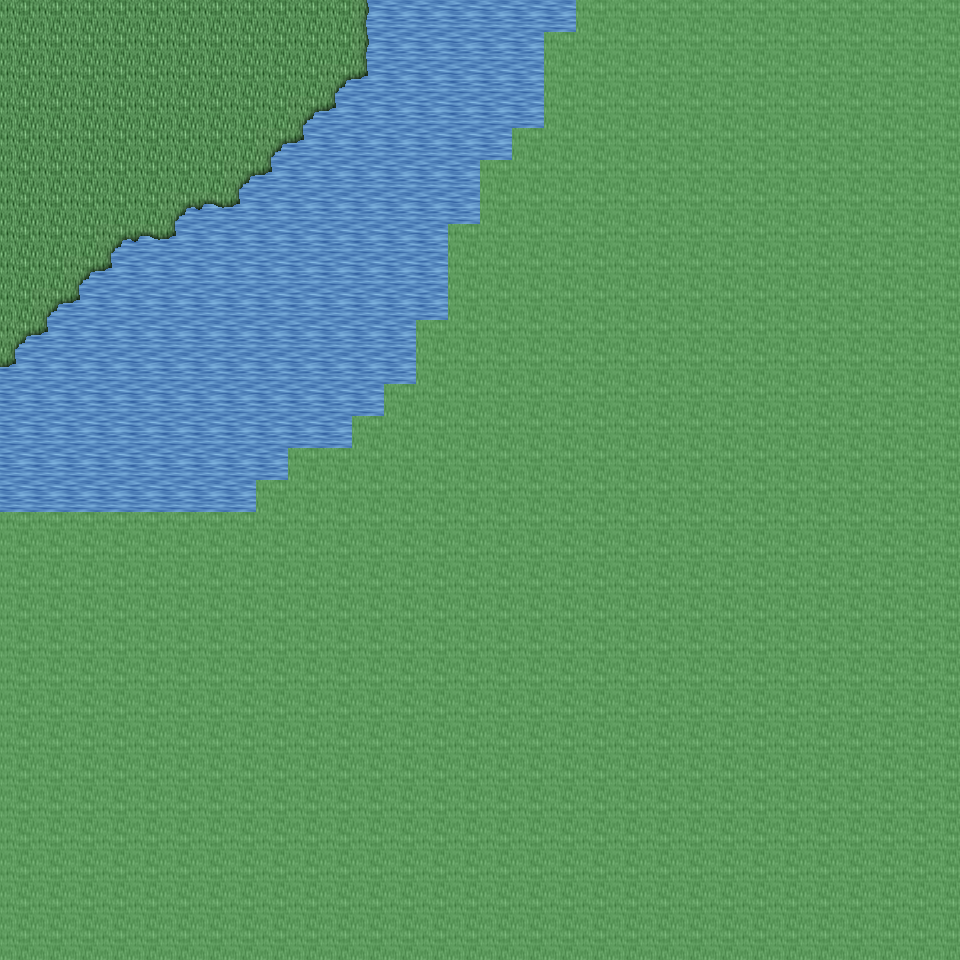

A 2D game scene composited from a Tiled map and its tileset images. What follows is a short description and the map's XML, with each tile layer's data collapsed to a summary:
An orthogonal 30x30 tile map with 32x32 px tiles, 6 tile layers (Ground, Object, Object2, Above, ...), 10 tilesets and 1 object (mapExit).

<map version="1.0" orientation="orthogonal" renderorder="right-down" width="30" height="30" tilewidth="32" tileheight="32" nextobjectid="2">
  <tileset firstgid="1" name="tileset_ground_ground" tilewidth="32" tileheight="32" tilecount="33" columns="3">
    <image source="../drawable/tileset_ground_ground.png" width="96" height="352" />
  </tileset>
  <tileset firstgid="34" name="tileset_ground_grass_edges" tilewidth="32" tileheight="32" tilecount="36" columns="12">
    <image source="../drawable/tileset_ground_grass_edges.png" width="384" height="96" />
  </tileset>
  <tileset firstgid="70" name="tileset_ground_water_pool" tilewidth="32" tileheight="32" tilecount="72" columns="3">
    <image source="../drawable/tileset_ground_water_pool.png" width="96" height="768" />
  </tileset>
  <tileset firstgid="142" name="tileset_ground_grass_corners" tilewidth="32" tileheight="32" tilecount="24" columns="6">
    <image source="../drawable/tileset_ground_grass_corners.png" width="192" height="128" />
  </tileset>
  <tileset firstgid="166" name="tileset_plant_grasses" tilewidth="32" tileheight="32" tilecount="6" columns="3">
    <image source="../drawable/tileset_plant_grasses.png" width="96" height="64" />
  </tileset>
  <tileset firstgid="172" name="tileset_plant_flower_daisy_red" tilewidth="32" tileheight="32" tilecount="8" columns="2">
    <image source="../drawable/tileset_plant_flower_daisy_red.png" width="64" height="128" />
  </tileset>
  <tileset firstgid="180" name="tileset_plant_flower_daisy_blue" tilewidth="32" tileheight="32" tilecount="8" columns="2">
    <image source="../drawable/tileset_plant_flower_daisy_blue.png" width="64" height="128" />
  </tileset>
  <tileset firstgid="188" name="tileset_item_corpse_huge_animal" tilewidth="32" tileheight="32" tilecount="16" columns="2">
    <image source="../drawable/tileset_item_corpse_huge_animal.png" width="64" height="256" />
  </tileset>
  <tileset firstgid="204" name="tileset_logic_collision" tilewidth="32" tileheight="32" tilecount="1" columns="1">
    <image source="../drawable/tileset_logic_collision.png" width="32" height="32" />
  </tileset>
  <tileset firstgid="205" name="tileset_ground_water_pool_deep" tilewidth="32" tileheight="32" tilecount="72" columns="3">
    <image source="../drawable/tileset_ground_water_pool_deep.png" width="96" height="768" />
  </tileset>
  <layer name="Ground" width="30" height="30">
    <data>[900 cells, 900 non-empty, 7 distinct tile ids]</data>
  </layer>
  <layer name="Object" width="30" height="30">
    <data>[900 cells, 47 non-empty, 7 distinct tile ids]</data>
  </layer>
  <layer name="Object2" width="30" height="30">
    <data>[900 cells, 0 non-empty, 0 distinct tile ids]</data>
  </layer>
  <layer name="Above" width="30" height="30">
    <data>[900 cells, 0 non-empty, 0 distinct tile ids]</data>
  </layer>
  <layer name="Above2" width="30" height="30">
    <data>[900 cells, 0 non-empty, 0 distinct tile ids]</data>
  </layer>
  <layer name="Walkable" width="30" height="30">
    <data>[900 cells, 677 non-empty, 1 distinct tile ids]</data>
  </layer>
  <objectgroup name="MapEvents">
    <object id="1" name="west" type="mapExit" x="0" y="0" width="32" height="512">
      <properties>
        <property name="map" value="level_0_x240_y76" />
        <property name="x" value="28" />
        <property name="y" value="0" />
      </properties>
    </object>
  </objectgroup>
</map>
